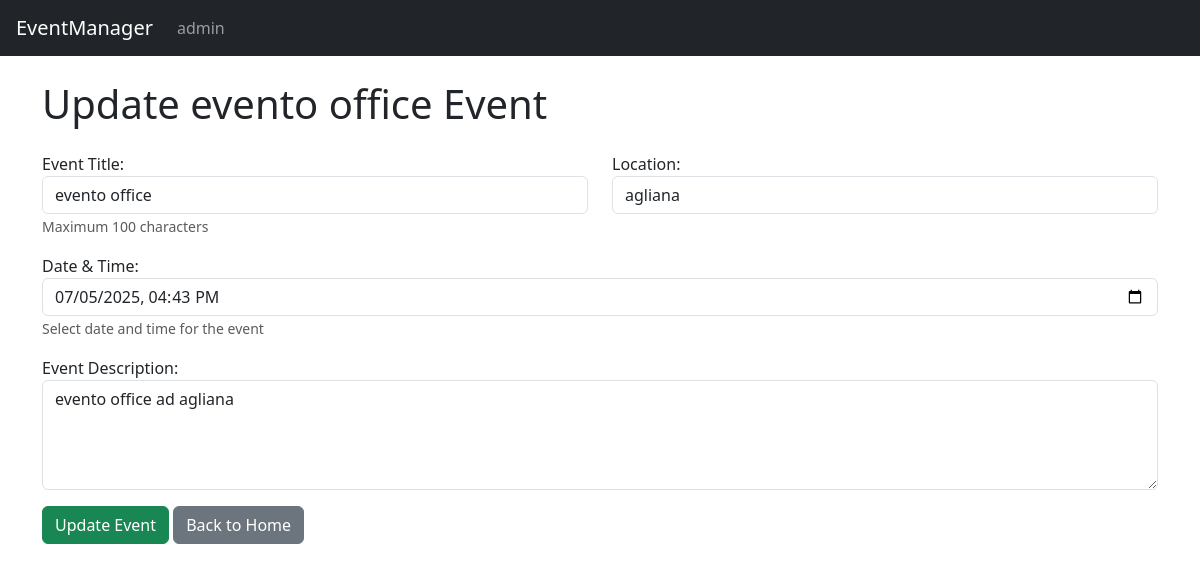
/events/8/update/ (signed in), run on the app's committed database.
### users/models.py (models this page shows, shortened)
class CustomUser(AbstractUser):
    is_organizer = models.BooleanField(default=False)
    date_of_birth = models.DateField(null=True, blank=True)
    class Meta:
        permissions = (
            ("can_view_events", "Can view events"),
            ('can_register_himself', 'Can register himself'),
            ('can_unregister_himself', 'Can unregister himself'),
            ('can_view_own_registrations', 'Can view own registrations'),
            ("can_create_event", "Can create event"),
            ("can_edit_own_event", "Can edit own event"),
            ("can_delete_own_event", "Can delete own event"),
            ('can_view_own_event_registrations', 'Can view own event registrations')
        )

### events/models.py (models this page shows, shortened)
class Event(models.Model):
    title = models.CharField(max_length=100, unique=True)
    description = models.TextField()
    date = models.DateTimeField()
    location = models.CharField(max_length=100)
    organizer = models.ForeignKey(
        settings.AUTH_USER_MODEL,
        on_delete=models.CASCADE,
        related_name='organized_events'
    )
    registrations = models.ManyToManyField(
        settings.AUTH_USER_MODEL,
        related_name='attending_events',
        blank=True
    )

### events/views.py (the view, shortened to what this page needs)
# urls.py: path('<int:event_id>/update/', views.update_event, name='update_event'),
@login_required
@permission_required('users.can_edit_own_event', raise_exception=True)
def update_event(request, event_id):
    event = Event.objects.get(id=event_id)
    return render(request, 'events/manage_event.html', {'form': EventForm(instance=event), 'event': event, 'update': True})

### events/templates/events/manage_event.html (shortened to what this page needs)
{% extends 'base.html' %}
{% block content %}
    {% if update%}
        <h1 class="mb-4">Update {{event.title}} Event</h1>
    {% else %}
        <h1 class="mb-4">Create a new Event</h1>
    {% endif %}
    <form method="post">
        <div class="row">
            <div class="col-md-6">
                <div class="mb-3">
                    {{ form.title.label_tag }}
                    {{ form.title }}
                    {% if form.title.help_text %}
                        <small class="form-text text-muted">{{ form.title.help_text }}</small>
                    {% endif %}
                </div>
            </div>
            <div class="col-md-6">
                <div class="mb-3">
                    {{ form.location.label_tag }}
                    {{ form.location }}
                </div>
            </div>
        </div>
        <div class="mb-3">
            {{ form.date.label_tag }}
            {{ form.date }}
            {% if form.date.help_text %}
                <small class="form-text text-muted">{{ form.date.help_text }}</small>
            {% endif %}
        </div>
        <div class="mb-3">
            {{ form.description.label_tag }}
            {{ form.description }}
        </div>
        <button type="submit" class="btn btn-success">{%if update%} Update {%else%} Create  {%endif%} Event</button>
        <a href="{% url 'home' %}" class="btn btn-secondary">Back to Home</a>
    </form>
{% endblock %}

### templates/base.html (shortened to what this page needs)
<!DOCTYPE html>
<html lang="it">
<head>
    <link rel="stylesheet" href="https://cdn.jsdelivr.net/npm/bootstrap@5.3.3/dist/css/bootstrap.min.css">
    <link href="https://cdnjs.cloudflare.com/ajax/libs/bootstrap-icons/1.10.0/font/bootstrap-icons.min.css" rel="stylesheet">
</head>
<body>
    <nav class="navbar navbar-expand-lg navbar-dark bg-dark px-3">
        <a class="navbar-brand" href="{% url 'home' %}">EventManager</a>
        <div class="collapse navbar-collapse">
            <ul class="navbar-nav me-auto">
                {% if user.is_authenticated is False %}
                <li class="nav-item"><a class="nav-link" href="{% url 'login' %}">Login</a></li>
                <li class="nav-item"><a class="nav-link" href="{% url 'signup' %}">Sign Up</a></li>
                {% else %}
                <li class="nav-item"><a class="nav-link" href="{% url 'profile' %}">{{user.username}}</a></li>
                {% endif %}
            </ul>
        </div>
    </nav>
    <div class="container mt-4">
        {% block content %}
        {% endblock %}
    </div>
</body>
</html>

### data on the page
CustomUser: username "admin"
Event: title "evento office", location "agliana", date "07/05/2025 16:43", description "evento office ad agliana"
